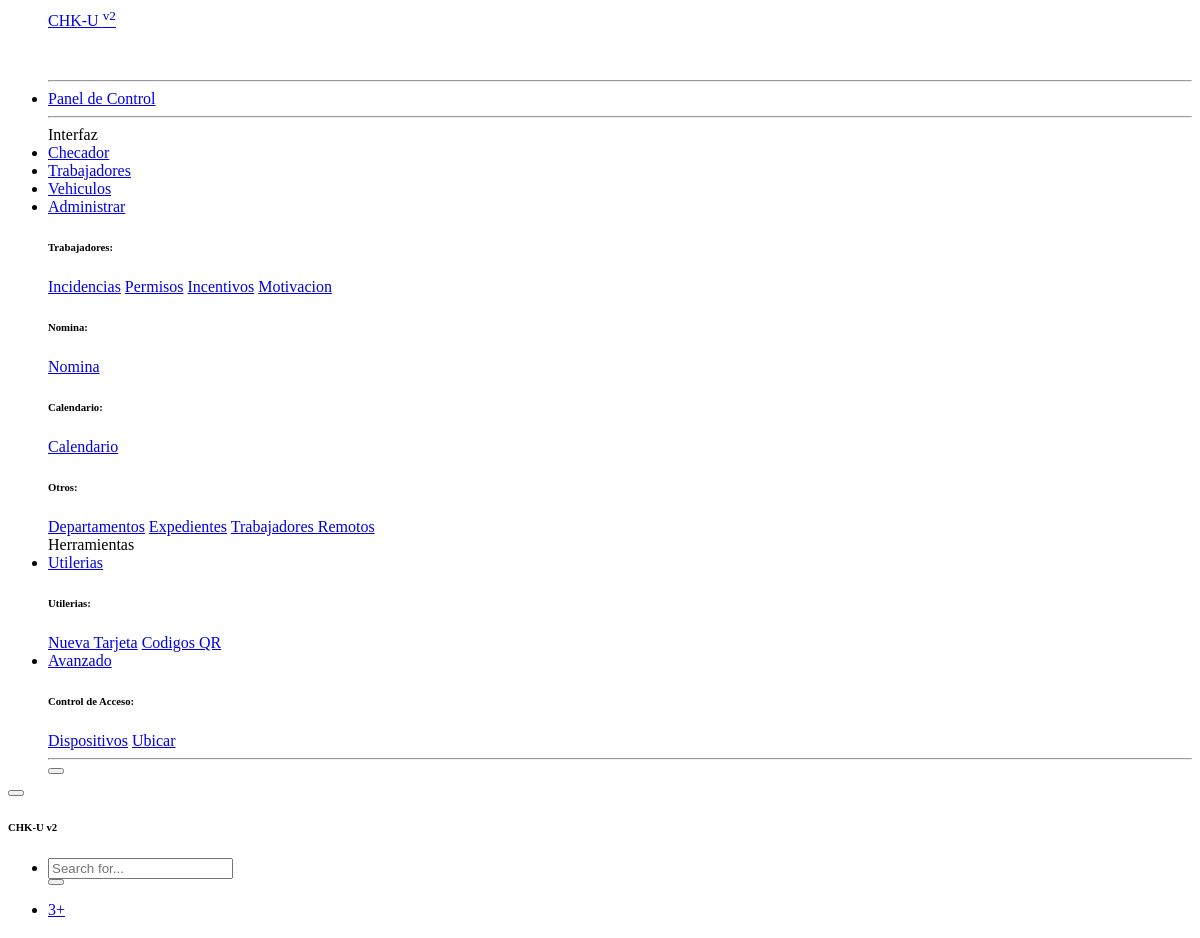
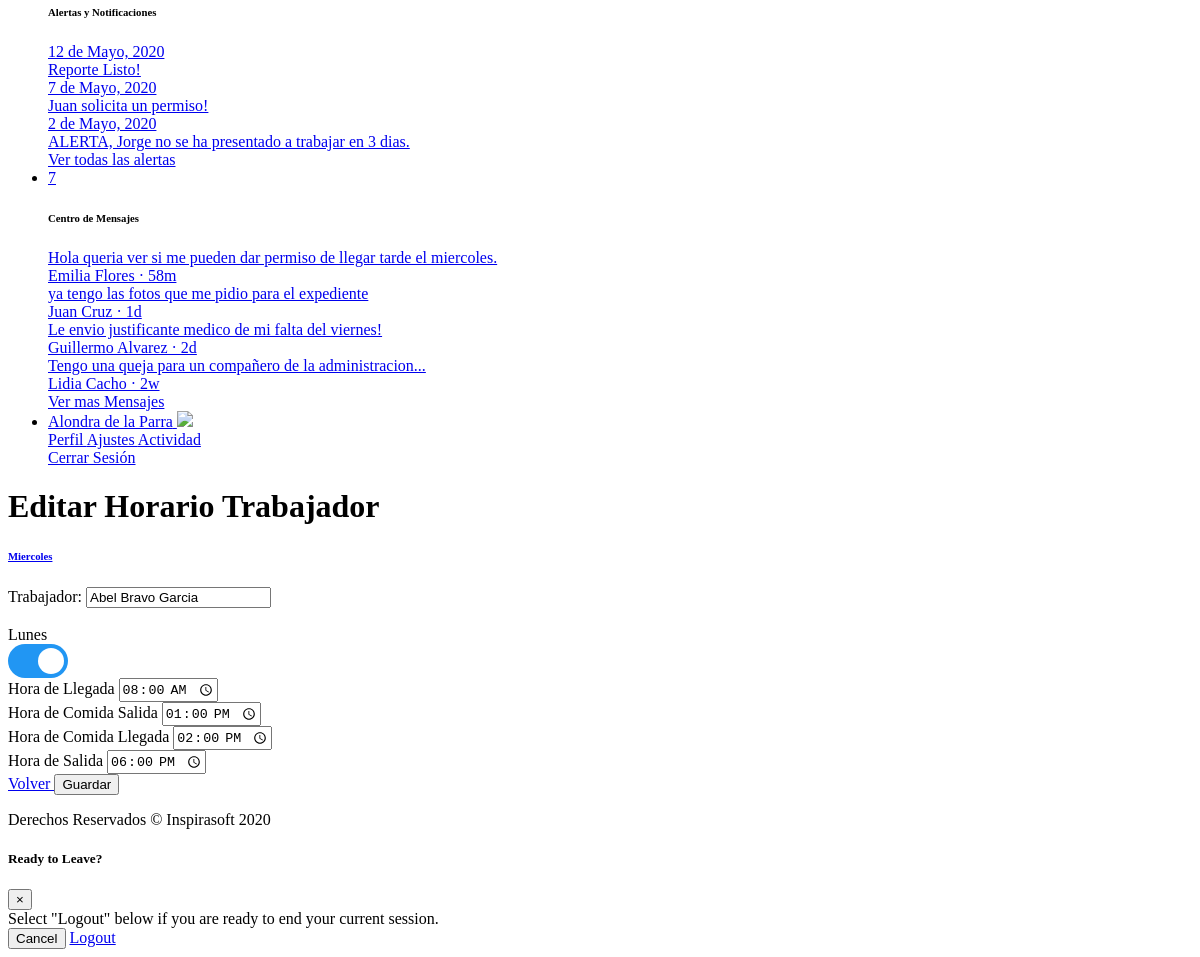
Page /editar_horario.php?id_trabajador=1&dia_semana=3 on the committed database (2 pictures, top to bottom).
### tables this page shows
CREATE TABLE `semana` (
  `id` int(11) NOT NULL,
  `dia` varchar(45) NOT NULL
);

CREATE TABLE `trabajadores` (
  `id` int(11) NOT NULL,
  `nombre` varchar(50) DEFAULT NULL,
  `direccion` varchar(75) DEFAULT NULL,
  `telefono` varchar(10) DEFAULT NULL,
  `genero` varchar(10) DEFAULT NULL,
  `estado_civil` varchar(10) DEFAULT NULL,
  `id_departamento` int(11) DEFAULT NULL,
  `puesto` varchar(45) DEFAULT NULL,
  `tipo_pago` varchar(45) DEFAULT NULL,
  `sueldo` decimal(8,2) DEFAULT NULL,
  `tarjeta` varchar(32) DEFAULT NULL,
  `fecha_ingreso` date DEFAULT NULL,
  `fecha_nacimiento` date DEFAULT NULL,
  `id_temporal` int(11) DEFAULT NULL
);

CREATE TABLE `horarios_trabajadores` (
  `id` int(11) NOT NULL,
  `id_trabajador` int(11) NOT NULL,
  `dia_semana` varchar(45) NOT NULL,
  `hora_llegada` time DEFAULT NULL,
  `hora_comida_salida` time DEFAULT NULL,
  `hora_comida_llegada` time DEFAULT NULL,
  `hora_salida` time DEFAULT NULL,
  `estado` int(11) NOT NULL
);

### editar_horario.php (the view, shortened to what this page needs)
<?php
include 'sidebar.php';
$id_trabajador = htmlspecialchars($_GET['id_trabajador']);
$dia_semana = htmlspecialchars($_GET['dia_semana']);
$sql_empleado = "SELECT nombre FROM trabajadores WHERE id=$id_trabajador";
$consulta_empleado = mysqli_query($conexion, $sql_empleado);
$row_empleado = mysqli_fetch_assoc($consulta_empleado);
$nombre_trabajador = $row_empleado['nombre'];
$consulta_semana = mysqli_query($conexion, "SELECT dia FROM semana WHERE id=$dia_semana");
$row_semana = mysqli_fetch_assoc($consulta_semana);
$dia = $row_semana['dia'];
$sql_horarios = "SELECT * FROM horarios_trabajadores WHERE id_trabajador=$id_trabajador AND dia_semana=$dia_semana";
$consulta_horarios = mysqli_query($conexion, $sql_horarios);
$row_horarios = mysqli_fetch_assoc($consulta_horarios);
$dia_semana = $row_horarios['dia_semana'];
$hora_llegada = $row_horarios['hora_llegada'];
$hora_comida_salida = $row_horarios['hora_comida_salida'];
$hora_comida_llegada = $row_horarios['hora_comida_llegada'];
$hora_salida = $row_horarios['hora_salida'];
$estado = $row_horarios['estado'];
if ($estado == 1) {
    $disponible = "";
} else {
    $checked = "";
    $disponible = "disabled='disabled'";
}
?>
<link href="css/sliden-button.css" rel="stylesheet">
<div id="content">
    <?php include 'topbar.php'; ?>
    <div class="container-fluid">
        <h1 class="h3 mb-4 text-gray-800">Editar Horario Trabajador</h1>
        <div class="row alta_row">
            <div class="card shadow mb-4">
                <a href="#LISTA" class="d-block card-header py-3" data-toggle="collapse" role="button" aria-expanded="true" aria-controls="collapseCardExample">
                    <h6 class="m-0 font-weight-bold text-primary"><?php echo $dia; ?></h6>
                </a>
                <div class="collapse show" id="LISTA">
                    <div class="card-body">
                        <div class="container">
                            <div class="row">
                                <div class="col">
                                    <label>Trabajador:</label>
                                    <input type="text" class="form-control col-md-6" value="<?php echo $nombre_trabajador; ?>" readonly>
                                </div>
                            </div>
                            <br>
                            <div class="row">
                                <div class="col-lg-12">
                                    <form action="" method="POST">
                                        <div class="col">
                                            <label>Lunes</label>
                                            <br>
                                            <label class="switch">
                                                <span class="slider round"></span>
                                            </label>
                                        </div>
                                        <div class="form-group col-md-6">
                                            <label>Hora de Llegada</label>
                                            <input type="time" id="hora_llegada" name="hora_llegada_editar" class="form-control" value="<?php echo $hora_llegada; ?>" <?php echo $disponible; ?>>
                                        </div>
                                        <div class="form-group col-md-6">
                                            <label>Hora de Comida Salida</label>
                                            <input type="time" id="hora_comida_salida" name="hora_comida_salida_editar" class="form-control" value="<?php echo $hora_comida_salida; ?>" <?php echo $disponible; ?>>
                                        </div>
                                        <div class="form-group col-md-6">
                                            <label>Hora de Comida Llegada</label>
                                            <input type="time" id="hora_comida_llegada" name="hora_comida_llegada_editar" class="form-control" value="<?php echo $hora_comida_llegada; ?>" <?php echo $disponible; ?>>
                                        </div>
                                        <div class="form-group col-md-6">
                                            <label>Hora de Salida</label>
                                            <input type="time" id="hora_salida" name="hora_salida_editar" class="form-control" value="<?php echo $hora_salida; ?>" <?php echo $disponible; ?>>
                                        </div>
                                        <div class="form-group col-md-6">
                                            <a href="horarios_trabajador.php?id_trabajador=<?php echo $id_trabajador; ?>&dia_semana=<?php echo $dia_semana; ?>" class="btn btn-danger">
                                                Volver
                                            </a>
                                            <input type="submit" value="Guardar" class="btn btn-primary" name="btn_guardar">
                                        </div>
                                    </form>
                                </div>
                            </div>
                        </div>
                    </div>
                </div>
            </div>
        </div>
    </div>
</div>
<?php include 'footer.php'; ?>

### css/sliden-button.css (style rules this page uses)
.switch { position: relative; display: inline-block; width: 60px; height: 34px; }
.slider { position: absolute; cursor: pointer; top: 0; left: 0; right: 0; bottom: 0; background-color: #ccc; -webkit-transition: .4s; transition: .4s; }
.slider:before { position: absolute; content: ""; height: 26px; width: 26px; left: 4px; bottom: 4px; background-color: white; -webkit-transition: .4s; transition: .4s; }
input:checked+.slider { background-color: #2196F3; }
input:checked+.slider:before { -webkit-transform: translateX(26px); -ms-transform: translateX(26px); transform: translateX(26px); }
.slider.round { border-radius: 34px; }
.slider.round:before { border-radius: 50%; }

### rows in the picture
semana: dia "Miercoles"
trabajadores: nombre "Abel Bravo Garcia"
horarios_trabajadores: hora_llegada_editar "08:00:00", hora_comida_salida_editar "13:00:00", hora_comida_llegada_editar "14:00:00", hora_salida_editar "18:00:00"
